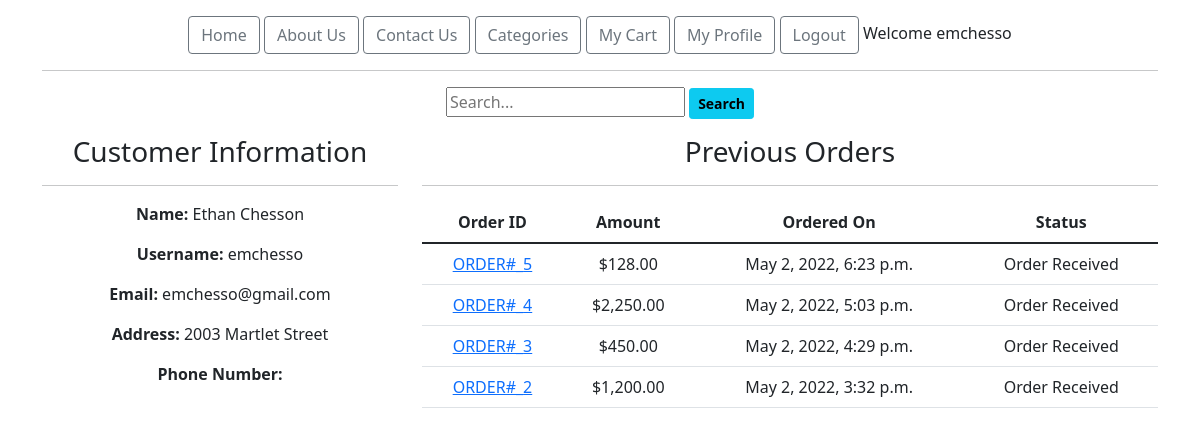
The page /customerprofile/ (signed in) on the database its author committed.
### ecomapp/models.py (models this page shows, shortened)
class Customer(models.Model):
    user = models.OneToOneField(User, on_delete=models.CASCADE)
    full_name = models.CharField(max_length=200)
    address = models.CharField(max_length=200, null=True, blank=True)
    joined_on = models.DateTimeField(auto_now_add=True)

class Order(models.Model):
    cart = models.OneToOneField(Cart, on_delete=models.CASCADE)
    ordered_by = models.CharField(max_length=200)
    shipping_address = models.CharField(max_length=200)
    phone = models.CharField(max_length=10)
    email = models.EmailField(null=True, blank=True)
    subtotal = models.FloatField()
    discount = models.FloatField()
    total = models.FloatField()
    order_status = models.CharField(max_length=50, choices=ORDER_STATUS)
    created_at = models.DateTimeField(auto_now_add=True)

### ecomapp/views.py (the view)
# urls.py: path("customerprofile/", CustomerProfileView.as_view(), name = "customerprofile"),
class CustomerProfileView(TemplateView):
    template_name = "customerprofile.html"
    def dispatch(self, request, *args, **kwargs):
        if request.user.is_authenticated and request.user.customer:
            pass
        else:
            return redirect("/customerlogin/?next=/profile/")
        return super().dispatch(request, *args, **kwargs)
    def get_context_data(self, **kwargs):
        context = super().get_context_data(**kwargs)
        customer = self.request.user.customer
        context['customer'] = customer
        orders = Order.objects.filter(cart__customer=customer).order_by("-id")
        context['orders'] = orders
        return context

### templates/customerprofile.html (shortened to what this page needs)
{% extends 'base.html' %}
{% load humanize %}
{% block content %}
<div class="container">
    <div class="row">
        <div class="col-md-4">
            <h3>Customer Information</h3><hr>
            <p><span class="fw-bold">Name: </span>{{customer.full_name}}</p>
            <p><span class="fw-bold">Username: </span>{{customer.user.username}}</p>
            <p><span class="fw-bold">Email: </span>{{customer.user.email}}</p>
            <p><span class="fw-bold">Address: </span>{{customer.address}}</p>
            <p><span class="fw-bold">Phone Number: </span>{{customer.phone}}</p>
        </div>
        <div class="col-md-8">
            <h3>Previous Orders</h3>
            <hr>
            <table class="table">
                <thead>
                    <tr>
                        <th>Order ID</th>
                        <th>Amount</th>
                        <th>Ordered On</th>
                        <th>Status</th>
                    </tr>
                </thead>
                <tbody>
                    {% for o in orders %}
                    <tr>
                        <td><a href="{% url 'ecomapp:customerorderdetail' o.pk %}">ORDER#_{{o.id}}</a></td>
                        <td>${{o.total|floatformat:2|intcomma}}</td>
                        <td>{{o.created_at}}</td>
                        <td>{{o.order_status}}</td>
                    </tr>
                    {% endfor %}
                </tbody>
            </table>
        </div>
    </div>
</div>
{% endblock %}

### templates/base.html (shortened to what this page needs)
<!DOCTYPE html>
<html lang="en">
<head>
    <link rel="stylesheet" href="https://cdn.jsdelivr.net/npm/bootstrap@5.1.3/dist/css/bootstrap.min.css">
</head>
<body class="text-center">
    <div class="container">
        <a href="/" class="btn btn-outline-secondary">Home</a>
        <a href="/about/" class="btn btn-outline-secondary">About Us</a>
        <a href="/contact-us/" class="btn btn-outline-secondary">Contact Us</a>
        <a href="/all-products/" class="btn btn-outline-secondary">Categories</a>
        <a href="/my-cart/" class="btn btn-outline-secondary">My Cart</a>
        {% if request.user.customer %}
        <a href="/customerprofile/" class="btn btn-outline-secondary">My Profile</a>
        <a href="/customerlogout/" class="btn btn-outline-secondary">Logout</a>
        Welcome {{request.user.username}}
        {% else %}
        <a href="/customerregistration/" class="btn btn-outline-secondary">Register</a>
        <a href="/customerlogin/" class="btn btn-outline-info">Login</a>
        {% endif %}
        <hr>
        <div class="container">
            <div class="row">
                <div class="col-lg-6 mx-auto">
                    <form action="{% url 'ecomapp:search' %}" method="GET">
                        <input type="text" name="keyword" placeholder="Search..." required>
                        <button class="btn btn-info btn-sm fw-bold">Search</button>
                    </form>
                </div>
            </div>
        </div>
    </div>
    {% block content %}
    {% endblock %}
</body>
</html>

### rows shown on the page
Customer: full_name "Ethan Chesson", user.username "emchesso", user.email "emchesso@gmail.com", address "2003 Martlet Street"
Order: id "5", total "128.00", created_at "May 2, 2022, 6:23 p.m.", order_status "Order Received"
Order: id "4", total "2,250.00", created_at "May 2, 2022, 5:03 p.m.", order_status "Order Received"
Order: id "3", total "450.00", created_at "May 2, 2022, 4:29 p.m.", order_status "Order Received"
Order: id "2", total "1,200.00", created_at "May 2, 2022, 3:32 p.m.", order_status "Order Received"

### other values the page prints
{{ request.user.username }} "emchesso"
